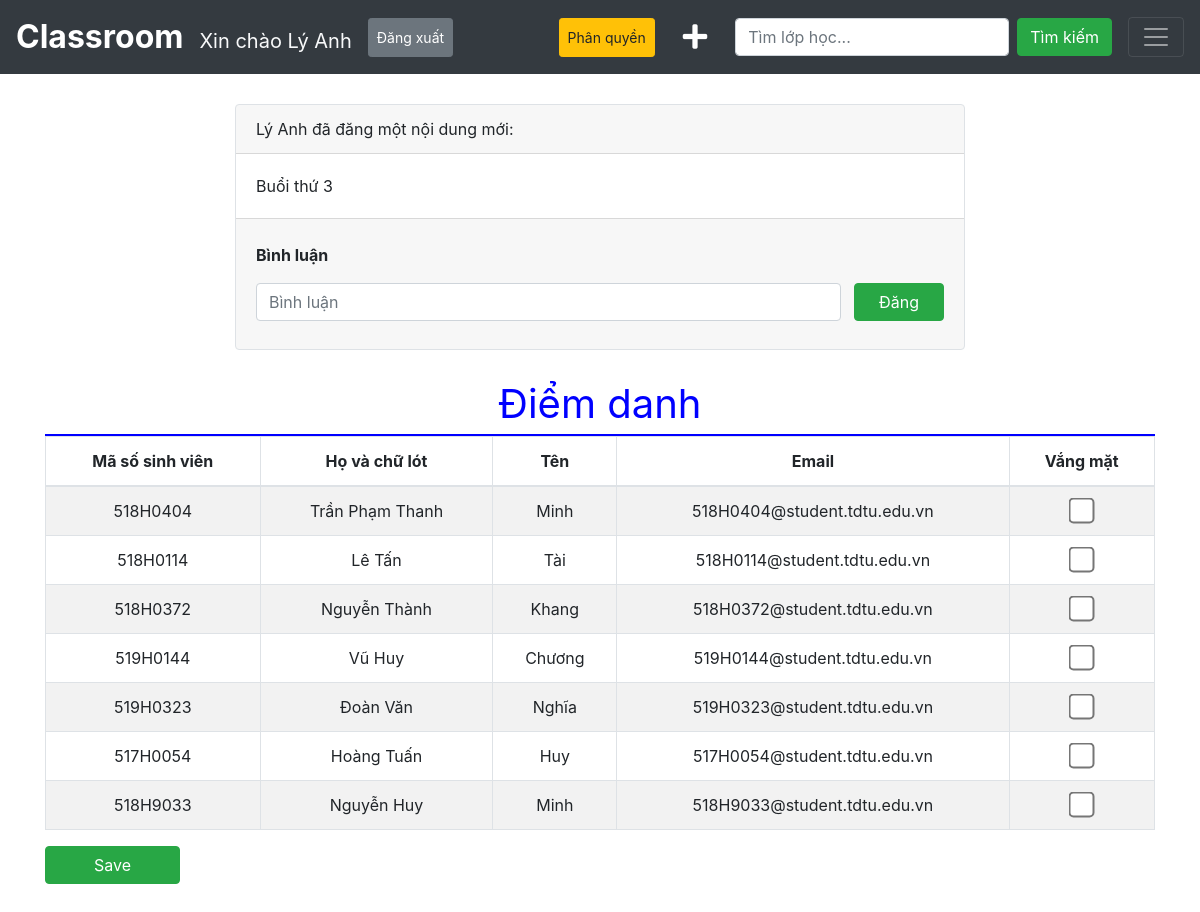
Screenshot of /attendance.php?id=17&idclass=4 (signed in) with the database file from the repository.
### tables this page shows
CREATE TABLE `lesson_info` (
  `id` int(11) NOT NULL,
  `content` varchar(2048) NOT NULL,
  `idclass` int(11) NOT NULL
);

CREATE TABLE `student_info` (
  `id` int(11) NOT NULL,
  `mssv` varchar(255) NOT NULL,
  `surname` varchar(255) NOT NULL,
  `name` varchar(255) NOT NULL,
  `email` varchar(255) NOT NULL,
  `idclass` int(11) NOT NULL
);

### attendance.php (the view, shortened to what this page needs)
<!DOCTYPE html>
<html lang="en">
<head>
    <link rel="stylesheet" href="https://maxcdn.bootstrapcdn.com/bootstrap/4.5.2/css/bootstrap.min.css">
    <link rel="stylesheet" href="https://use.fontawesome.com/releases/v5.7.0/css/all.css">
    <link rel="stylesheet" href="style.css">
</head>
<body>
    <?php
        require("header.php");
        require("conn.php");
        if (isset($_GET["id"]) && isset($_GET["idclass"])) {
            $id = $_GET["id"];
            $idclass = $_GET["idclass"];
        }
    ?>
    <div class="attendance">
        <div class="container">
            <div class="row justify-content-center">
                <div class="col-8">
                    <div class="border rounded">
                        <?php
                            $sqllesson = "SELECT * FROM lesson_info WHERE id = $id";
                            $resultlesson = $conn->query($sqllesson);
                            while ($data = $resultlesson->fetch_assoc()) {
                        ?>
                        <div class="card-header"><?php echo $_SESSION["name"] ?> đã đăng một nội dung mới:</div>
                        <div class="card-body">
                            <div><?php echo $data["content"] ?></div>
                        </div>
                        <div class="card-footer pt-4">
                            <div class="cmt-info">
                                <div class="font-weight-bold mb-3">Bình luận</div>
                        <?php
                            }
                        ?>
                            </div>
                            <form action="#" method="POST">
                                <div class="form-group">
                                    <input type="text" class="form-control comment" placeholder="Bình luận" name="comment">
                                    <input type="submit" class="btn-comment btn btn-success float-right px-4" value="Đăng">
                                </div>
                            </form>
                        </div>
                    </div>
                </div>
                <div class="col-12">
                    <form action="#" method="POST">
                        <div class="people-student-title text-center mt-4">Điểm danh</div>
                        <table class="table table-hover table-striped table-bordered text-center" >
                            <thead>
                                <tr>
                                    <th>Mã số sinh viên</th>
                                    <th>Họ và chữ lót</th>
                                    <th>Tên</th>
                                    <th>Email</th>
                                    <th>Vắng mặt</th>
                                </tr>
                            </thead>
                            <?php
                                $sqlstudent = "SELECT * FROM student_info WHERE idclass = $idclass";
                                $resultstudent = $conn->query($sqlstudent);
                                while ($data = $resultstudent->fetch_assoc()) {
                            ?>
                            <tr class="item">
                                <td class=" align-middle"><?php echo $data["mssv"] ?></td>
                                <td class=" align-middle"><?php echo $data["surname"] ?></td>
                                <td class=" align-middle"><?php echo $data["name"] ?></td>
                                <td class=" align-middle"><?php echo $data["email"] ?></td>
                                <td class=" align-middle"><input value=<?=$data["id"]?> type="checkbox" class="form-check-input-student" name="checkstudent[]"></td>
                            </tr>
                            <?php
                                }
                            ?>
                        </table>
                        <div><button type="submit" name="checkattendance" class="btn btn-success mb-5 px-5">Save</button></div>
                    </form>
                </div>
            </div>
        </div>
    </div>
</body>
</html>

### style.css (style rules this page uses)
* { margin: 0px; padding: 0px; }
.create-class, .home, .admin, .delete-class, .subject-page, .create-student, .attendance { margin-top: 80px; }
.comment { width: 85%; }
.btn-comment { margin-top: -38px; }
.people-teacher-title, .people-student-title, .people-create-student-title { font-size: 40px; color: blue; border-bottom: 2px solid blue; }
.form-check-input-student { transform: scale(2); }

### rows the page displays
lesson_info: content "Buổi thứ 3"
student_info: mssv "518H0404", surname "Trần Phạm Thanh", name "Minh", email "518H0404@student.tdtu.edu.vn"
student_info: mssv "518H0114", surname "Lê Tấn", name "Tài", email "518H0114@student.tdtu.edu.vn"
student_info: mssv "518H0372", surname "Nguyễn Thành", name "Khang", email "518H0372@student.tdtu.edu.vn"
student_info: mssv "519H0144", surname "Vũ Huy", name "Chương", email "519H0144@student.tdtu.edu.vn"
student_info: mssv "519H0323", surname "Đoàn Văn", name "Nghĩa", email "519H0323@student.tdtu.edu.vn"
student_info: mssv "517H0054", surname "Hoàng Tuấn", name "Huy", email "517H0054@student.tdtu.edu.vn"
student_info: mssv "518H9033", surname "Nguyễn Huy", name "Minh", email "518H9033@student.tdtu.edu.vn"

### other values shown
$_SESSION["name"] "Lý Anh"
